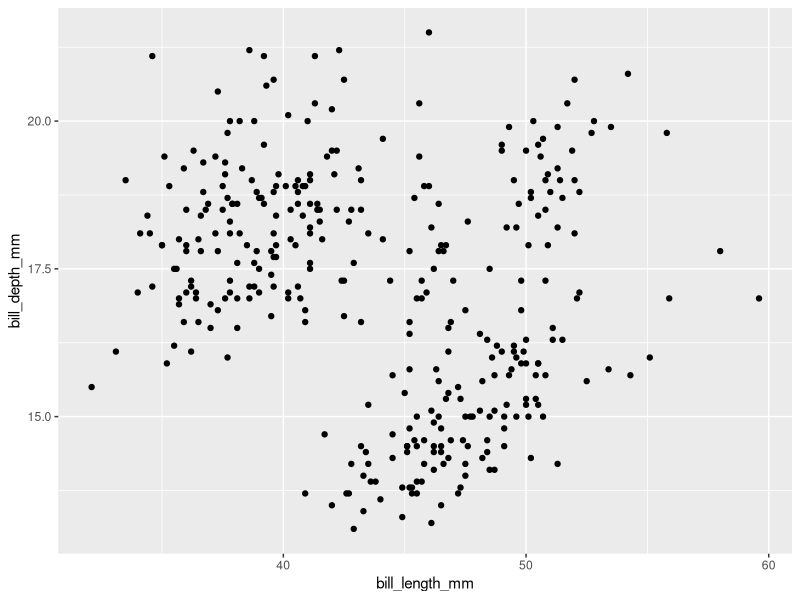
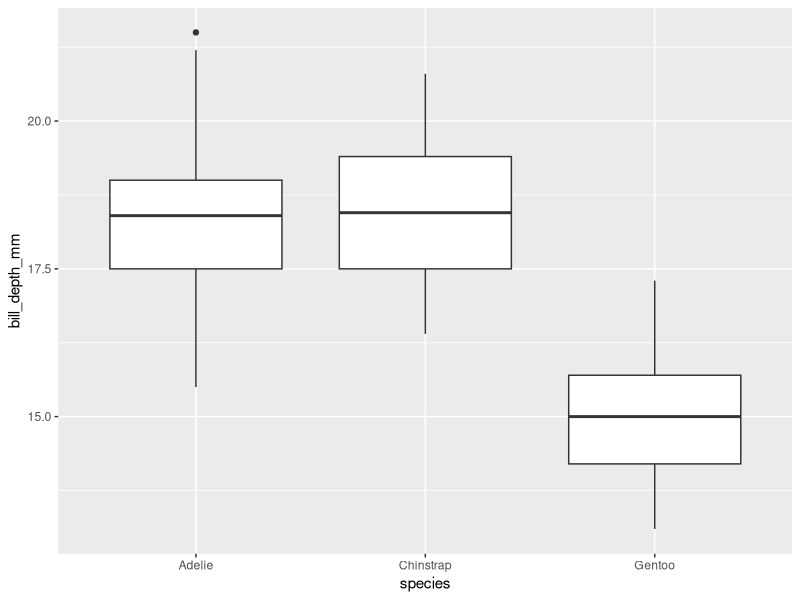
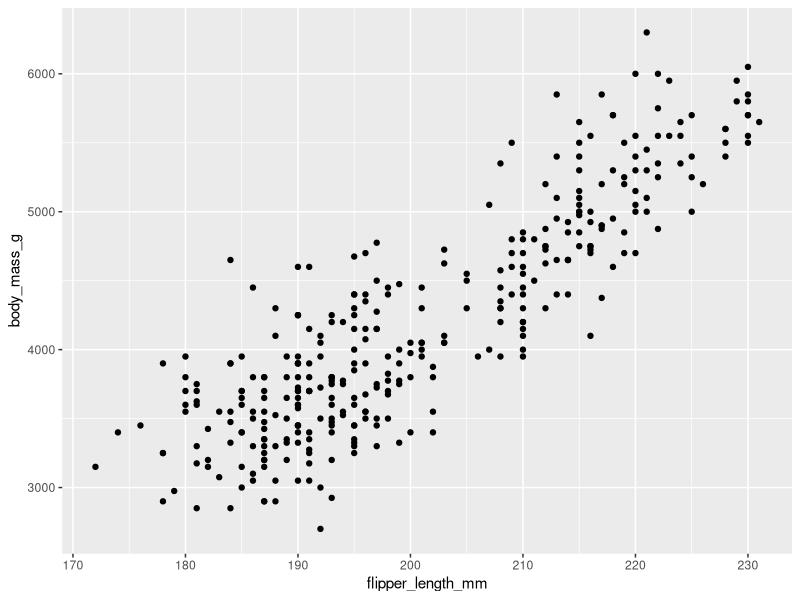
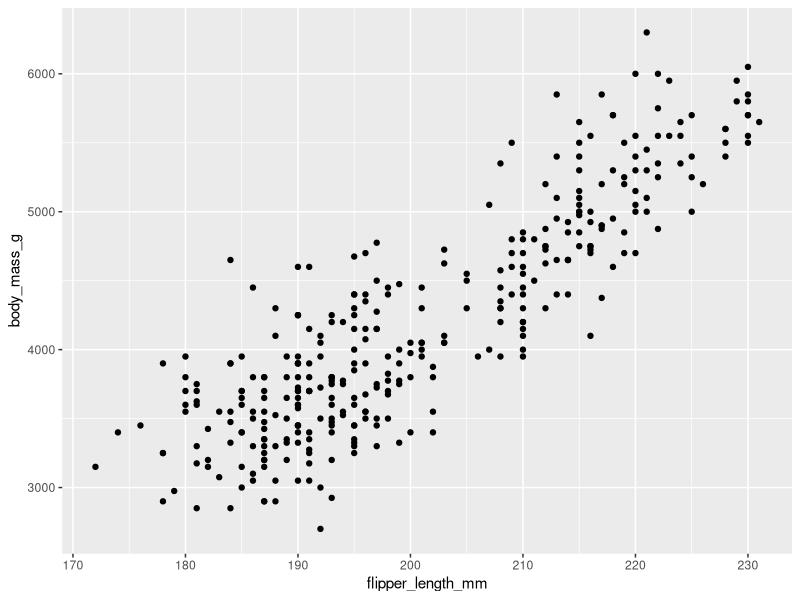
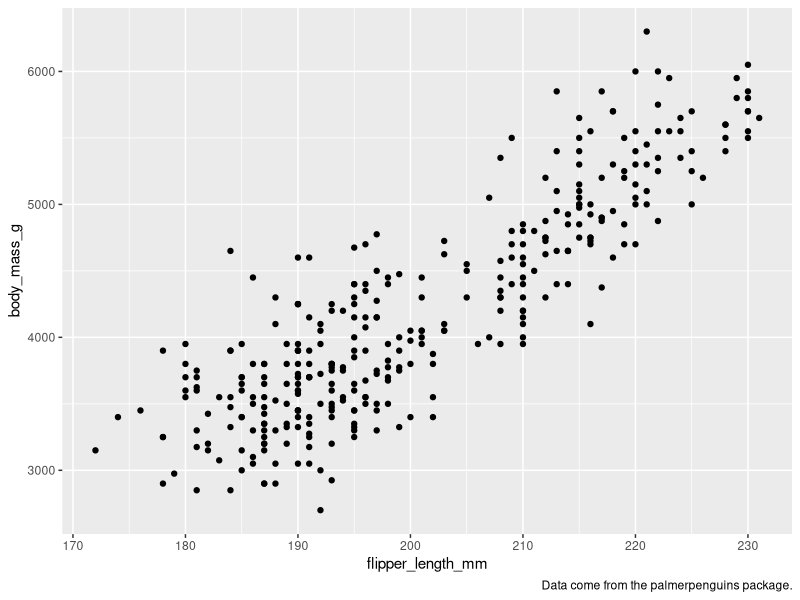
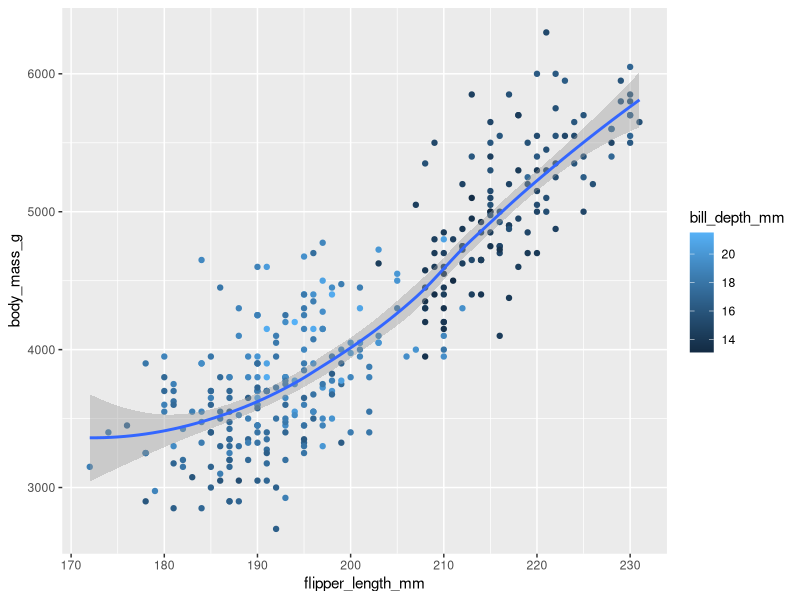
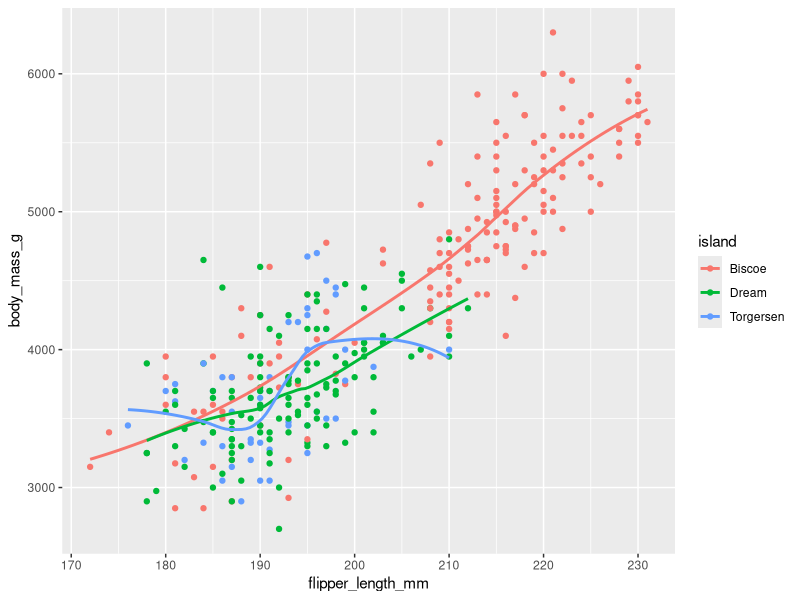
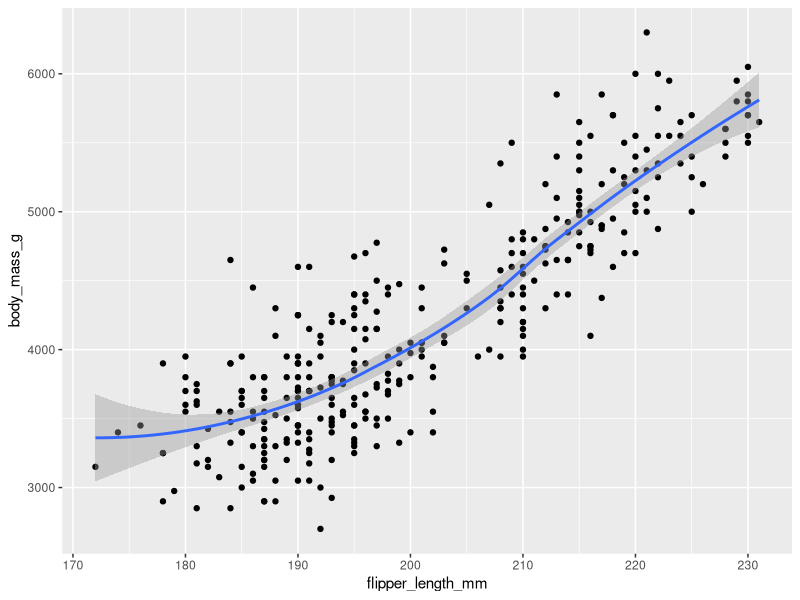

The R script that drew these images, in order:
# Tarea 03: Penguin Plots

library(tidyverse)
library(palmerpenguins)

# Ejercicio 1
nrow(penguins)
ncol(penguins)

# Ejercicio 2
?penguins

# Ejercicio 3
ggplot(penguins, aes(x = bill_length_mm, y = bill_depth_mm)) +
  geom_point()

# Ejercicio 4
ggplot(penguins, aes(x = species, y = bill_depth_mm)) +
  geom_boxplot()

# Ejercicio 5
ggplot(penguins, aes(x = flipper_length_mm, y = body_mass_g)) +
  geom_point()

# Ejercicio 6
ggplot(penguins, aes(x = flipper_length_mm, y = body_mass_g)) +
  geom_point(na.rm = TRUE)

# Ejercicio 7
ggplot(penguins, aes(x = flipper_length_mm, y = body_mass_g)) +
  geom_point(na.rm = TRUE) +
  labs(caption = "Data come from the palmerpenguins package.")

# Ejercicio 8
ggplot(penguins, aes(x = flipper_length_mm, y = body_mass_g)) +
  geom_point(aes(color = bill_depth_mm)) +
  geom_smooth()

# Ejercicio 9
ggplot(penguins, aes(x = flipper_length_mm, y = body_mass_g, color = island)) +
  geom_point() +
  geom_smooth(se = FALSE)

# Ejercicio 10
ggplot(penguins, aes(x = flipper_length_mm, y = body_mass_g)) +
  geom_point() +
  geom_smooth()

ggplot() +
  geom_point(data = penguins, aes(x = flipper_length_mm, y = body_mass_g)) +
  geom_smooth(data = penguins, aes(x = flipper_length_mm, y = body_mass_g))
